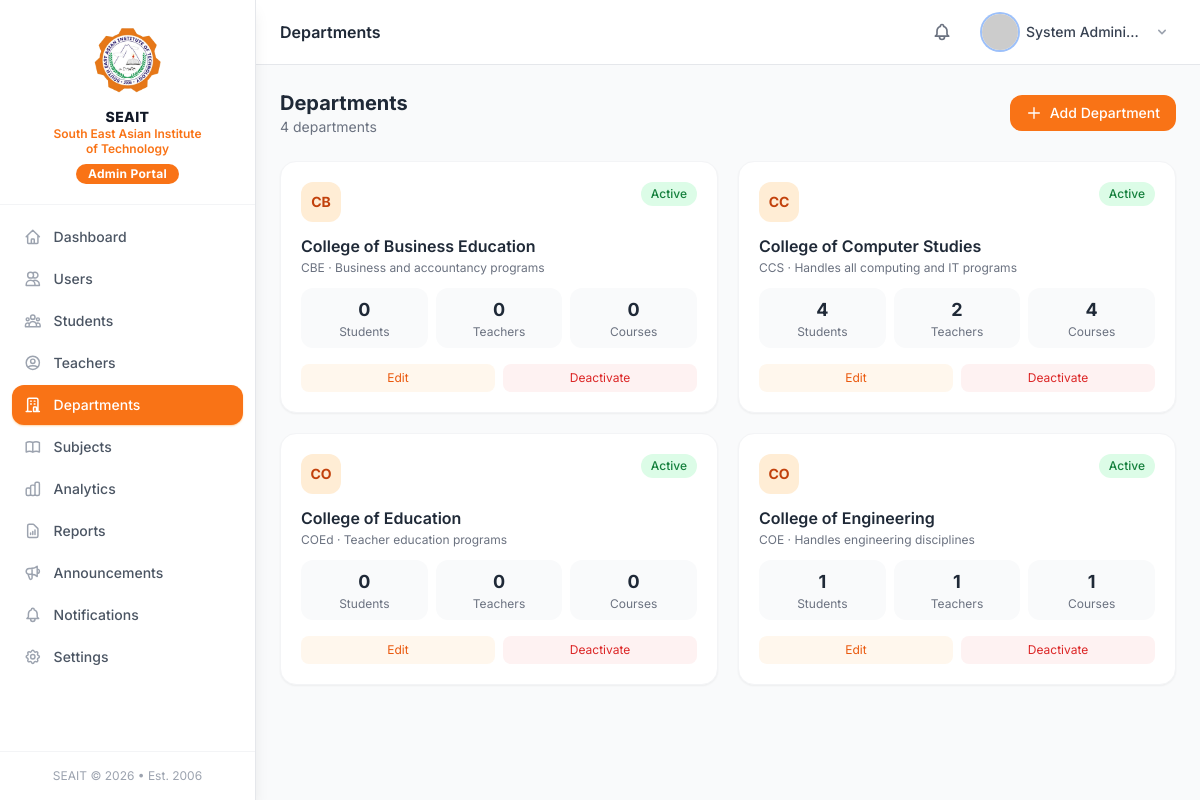
Screenshot of /modules/admin/departments.php (signed in) with the database file from the repository.
### tables this page shows
CREATE TABLE departments (
    id          INT UNSIGNED AUTO_INCREMENT PRIMARY KEY,
    name        VARCHAR(150) NOT NULL,
    code        VARCHAR(20)  NOT NULL UNIQUE,
    description TEXT         DEFAULT NULL,
    head_id     INT UNSIGNED DEFAULT NULL,
    is_active   TINYINT(1)   NOT NULL DEFAULT 1,
    created_at  DATETIME     NOT NULL DEFAULT CURRENT_TIMESTAMP,
    updated_at  DATETIME     NOT NULL DEFAULT CURRENT_TIMESTAMP ON UPDATE CURRENT_TIMESTAMP,
    INDEX idx_code      (code),
    INDEX idx_is_active (is_active)
);

### core/Database.php (called while the page is built, shortened)
<?php
class Database
{
    private static ?PDO $instance = null;
    public static function getInstance(): PDO
    {
        if (self::$instance === null) {
            $dsn = sprintf(
                'mysql:host=%s;port=%s;dbname=%s;charset=%s',
                DB_HOST, DB_PORT, DB_NAME, DB_CHARSET
            );
            $options = [
                PDO::ATTR_ERRMODE            => PDO::ERRMODE_EXCEPTION,
                PDO::ATTR_DEFAULT_FETCH_MODE => PDO::FETCH_ASSOC,
                PDO::ATTR_EMULATE_PREPARES   => false,
                PDO::MYSQL_ATTR_INIT_COMMAND => "SET NAMES utf8mb4 COLLATE utf8mb4_unicode_ci",
            ];
            try {
                self::$instance = new PDO($dsn, DB_USER, DB_PASS, $options);
            } catch (PDOException $e) {
                if (APP_DEBUG) {
                    die('Database connection failed: ' . $e->getMessage());
                }
                die('A database error occurred. Please try again later.');
            }
        }
        return self::$instance;
    }
    public static function query(string $sql, array $params = []): PDOStatement
    {
        $stmt = self::getInstance()->prepare($sql);
        $stmt->execute($params);
        return $stmt;
    }
    public static function fetchAll(string $sql, array $params = []): array
    {
        return self::query($sql, $params)->fetchAll();
    }
}

### core/Helpers.php (called while the page is built, shortened)
<?php
function e(mixed $value): string
{
    return htmlspecialchars((string) $value, ENT_QUOTES | ENT_HTML5, 'UTF-8');
}

### modules/admin/departments.php (the view, shortened to what this page needs)
<?php
$departments = Database::fetchAll(
    "SELECT d.*, CONCAT(u.first_name,' ',u.last_name) AS head_name,
            COUNT(DISTINCT s.id) AS student_count,
            COUNT(DISTINCT t.id) AS teacher_count,
            COUNT(DISTINCT c.id) AS course_count
     FROM departments d
     LEFT JOIN teachers th ON th.id=d.head_id
     LEFT JOIN users u ON u.id=th.user_id
     LEFT JOIN students s ON s.department_id=d.id
     LEFT JOIN teachers t ON t.department_id=d.id
     LEFT JOIN courses c ON c.department_id=d.id
     GROUP BY d.id ORDER BY d.name"
);
?>
<!DOCTYPE html>
<html lang="en">
<head><?php include __DIR__ . '/../../includes/components/head.php'; ?></head>
<body class="bg-gray-50 min-h-screen">
<?php include __DIR__ . '/../../includes/components/sidebar_admin.php'; ?>
<div class="md:ml-64 flex flex-col min-h-screen">
<?php include __DIR__ . '/../../includes/components/topbar.php'; ?>
<main class="flex-1 p-4 md:p-6 fade-in">
<div class="flex items-center justify-between mb-6">
    <div>
        <h2 class="text-xl font-bold text-gray-800">Departments</h2>
        <p class="text-sm text-gray-500"><?= count($departments) ?> departments</p>
    </div>
    <button onclick="openModal('deptModal')" class="px-4 py-2 bg-orange-500 text-white text-sm font-medium rounded-xl hover:bg-orange-700 transition flex items-center gap-2">
        <svg class="w-4 h-4" fill="none" stroke="currentColor" viewBox="0 0 24 24"><path stroke-linecap="round" stroke-linejoin="round" stroke-width="2" d="M12 4v16m8-8H4"/></svg>
        Add Department
    </button>
</div>
<div class="grid grid-cols-1 md:grid-cols-2 xl:grid-cols-3 gap-5">
<?php foreach ($departments as $d): ?>
<div class="bg-white rounded-2xl shadow-sm border border-gray-100 p-5">
    <div class="flex items-start justify-between mb-3">
        <div class="w-10 h-10 bg-orange-100 rounded-xl flex items-center justify-center">
            <span class="text-orange-700 font-bold text-sm"><?= e(substr($d['code'],0,2)) ?></span>
        </div>
        <span class="px-2.5 py-1 rounded-full text-xs font-medium <?= $d['is_active'] ? 'bg-green-100 text-green-700' : 'bg-red-100 text-red-600' ?>">
            <?= $d['is_active'] ? 'Active' : 'Inactive' ?>
        </span>
    </div>
    <h3 class="font-semibold text-gray-800 mb-0.5"><?= e($d['name']) ?></h3>
    <p class="text-xs text-gray-500 mb-3"><?= e($d['code']) ?> · <?= e($d['description'] ?? 'No description') ?></p>
    <div class="grid grid-cols-3 gap-2 mb-4 text-center">
        <div class="bg-gray-50 rounded-xl py-2">
            <p class="text-lg font-bold text-gray-800"><?= $d['student_count'] ?></p>
            <p class="text-xs text-gray-500">Students</p>
        </div>
        <div class="bg-gray-50 rounded-xl py-2">
            <p class="text-lg font-bold text-gray-800"><?= $d['teacher_count'] ?></p>
            <p class="text-xs text-gray-500">Teachers</p>
        </div>
        <div class="bg-gray-50 rounded-xl py-2">
            <p class="text-lg font-bold text-gray-800"><?= $d['course_count'] ?></p>
            <p class="text-xs text-gray-500">Courses</p>
        </div>
    </div>
    <div class="flex gap-2">
        <button onclick='editDept(<?= json_encode($d) ?>)'
                class="flex-1 py-1.5 text-xs bg-orange-50 text-orange-600 rounded-lg hover:bg-orange-100 transition">Edit</button>
        <form method="POST" id="delDept-<?= $d['id'] ?>" class="flex-1">
            <button type="button" onclick="confirmDelete('Deactivate this department?','delDept-<?= $d['id'] ?>')"
                    class="w-full py-1.5 text-xs bg-red-50 text-red-600 rounded-lg hover:bg-red-100 transition">
                Deactivate
            </button>
        </form>
    </div>
</div>
<?php endforeach; ?>
</div>
</main>
</div>
</body>
</html>

### includes/components/head.php (style rules this page uses)
body { font-family: 'Inter', system-ui, sans-serif; }
.fade-in { animation: fadeIn .25s ease-in-out; }

### rows the page displays
departments: code "CB", is_active "Active", name "College of Business Education", code "CBE", description "Business and accountancy programs", student_count "0", teacher_count "0", course_count "0"
departments: code "CC", is_active "Active", name "College of Computer Studies", code "CCS", description "Handles all computing and IT programs", student_count "4", teacher_count "2", course_count "4"
departments: code "CO", is_active "Active", name "College of Education", code "COEd", description "Teacher education programs", student_count "0", teacher_count "0", course_count "0"
departments: code "CO", is_active "Active", name "College of Engineering", code "COE", description "Handles engineering disciplines", student_count "1", teacher_count "1", course_count "1"

### other values shown
$item['label'] "Dashboard"
$item['label'] "Users"
$item['label'] "Students"
$item['label'] "Teachers"
$item['label'] "Departments"
$item['label'] "Subjects"
$item['label'] "Analytics"
$item['label'] "Reports"
$item['label'] "Announcements"
$item['label'] "Notifications"
$item['label'] "Settings"
$pageTitle "Departments"
$userName "System Admini…"
count($departments) "4"
